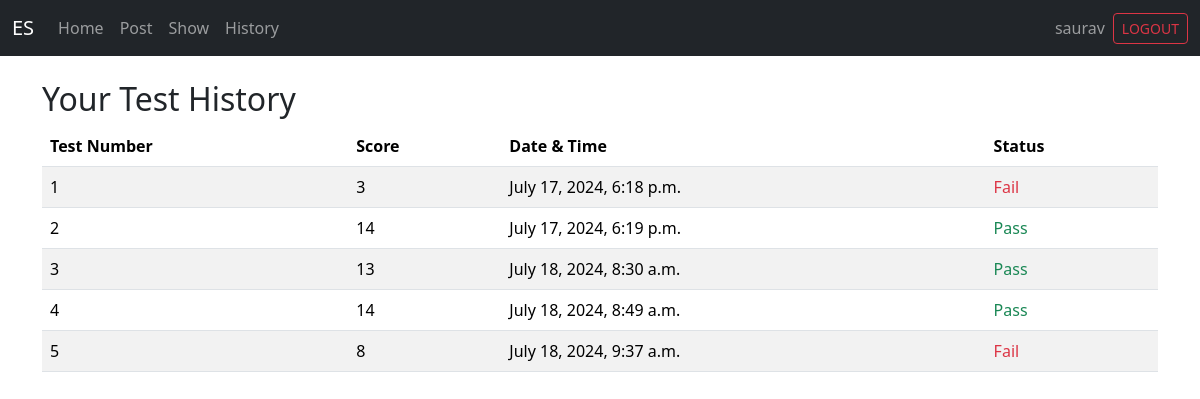
Page /history/ (signed in) on the committed database.
### base/models.py (models this page shows)
class UserScore(models.Model):
    name = models.ForeignKey(User, on_delete=models.SET_NULL, null=True)
    score = models.IntegerField(default=0)
    testCount = models.IntegerField(default=1)
    test_date = models.DateTimeField(auto_now_add=True)

### base/views.py (the view)
# urls.py: path('history/',views.history, name="history"),
def history(request):
    if (request.user.is_authenticated):
        records = UserScore.objects.filter(name = request.user)
        loggedIn = 1
    else:
        loggedIn = 0
        records = [] # necessary to provide in context
    context = {'records' : records, 'loggedIn': loggedIn}
    return render(request,'history.html', context)

### templates/history.html (shortened to what this page needs)
{% extends "main.html" %}
{% block content %}
<div class="container mt-4">
    <h2>Your Test History</h2>
    <div class="row">
        <div class="col">
            <div class="table-responsive">
                <table class="table table-striped">
                    {% if loggedIn %}
                        {% if records|length > 0 %}
                            <thead>
                                <tr>
                                    <th>Test Number</th>
                                    <th>Score</th>
                                    <th>Date & Time</th>
                                    <th>Status</th>
                                </tr>
                            </thead>
                            <tbody>
                                {% for record in records %}
                                    <tr>
                                        <td>{{ record.testCount }}</td>
                                        <td>{{ record.score }}</td>
                                        <td>{{ record.test_date }}</td>
                                        <td>
                                            {% if record.score > 12 %}
                                                <span class="text-success">Pass</span>
                                            {% else %}
                                                <span class="text-danger">Fail</span>
                                            {% endif %}
                                        </td>
                                    </tr>
                                {% endfor %}
                            </tbody>
                        {% else %}
                            <tr>
                                <td colspan="4" class="text-center">No records found.</td>
                            </tr>
                        {% endif %}
                    {% else %}
                        <tr>
                            <td colspan="4" class="text-center">
                                Please <a href="{% url 'login' %}">login</a> first to view your test history.
                            </td>
                        </tr>
                    {% endif %}
                </table>
            </div>
        </div>
    </div>
</div>
{% endblock content %}

### templates/main.html (shortened to what this page needs)
{% load static %}
<!DOCTYPE html>
<html lang="en">
<head>
    <link href="https://cdn.jsdelivr.net/npm/bootstrap@5.3.3/dist/css/bootstrap.min.css" rel="stylesheet">
</head>
<body>
    <nav class="navbar navbar-expand-lg navbar-dark bg-dark">
        <div class="container-fluid">
            <a class="navbar-brand" href="/">ES</a>
            <div class="collapse navbar-collapse" id="navbarNav">
                <ul class="navbar-nav me-auto">
                    <li class="nav-item">
                        <a href="/" class="nav-link">Home</a>
                    </li>
                    <li class="nav-item">
                        <a href="/uploadImg" class="nav-link">Post</a>
                    </li>
                    <li class="nav-item">
                        <a href="/show" class="nav-link">Show</a>
                    </li>
                    <li class="nav-item">
                        <a href="/history" class="nav-link">History</a>
                    </li>
                </ul>
                <ul class="navbar-nav">
                    {% if user.is_authenticated %}
                        <li class="nav-item d-flex align-items-center">
                            <span class="navbar-text me-2">{{ user.username }}</span>
                            <form id="logout-form" action="{% url 'logout' %}" method="post" class="d-inline">
                                <button type="submit" class="btn btn-outline-danger btn-sm">LOGOUT</button>
                            </form>
                        </li>
                    {% endif %}
                </ul>
            </div>
        </div>
    </nav>
    {% block content %}{% endblock content %}
</body>
</html>

### rows in the picture
UserScore: testCount "1", score "3", test_date "July 17, 2024, 6:18 p.m.", shows "Fail"
UserScore: testCount "2", score "14", test_date "July 17, 2024, 6:19 p.m.", shows "Pass"
UserScore: testCount "3", score "13", test_date "July 18, 2024, 8:30 a.m.", shows "Pass"
UserScore: testCount "4", score "14", test_date "July 18, 2024, 8:49 a.m.", shows "Pass"
UserScore: testCount "5", score "8", test_date "July 18, 2024, 9:37 a.m.", shows "Fail"

### other values in the picture
{{ user.username }} "saurav"
